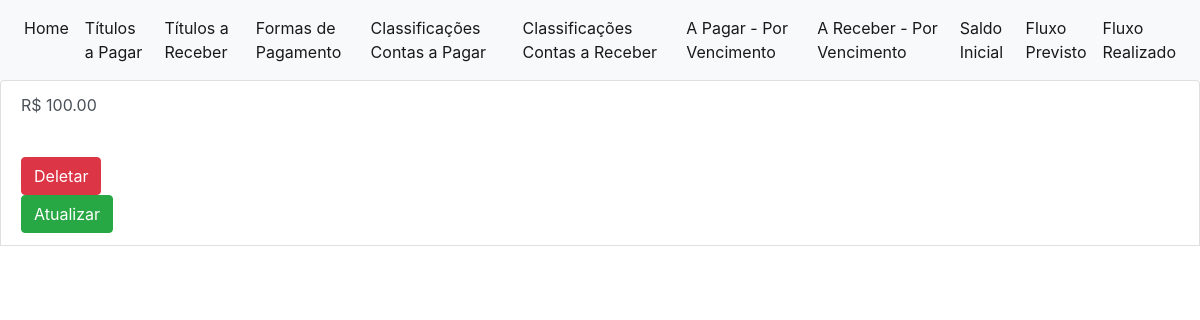
The app's page /saldoinicial/saldoinicial/, older data.
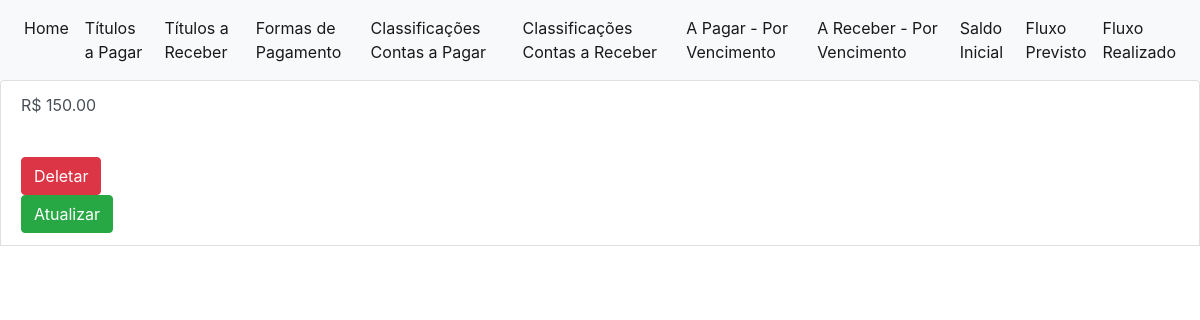
The same page, newer data.
### fluxocaixa/models.py (models this page shows, shortened)
class SaldoInicial(models.Model):
    valorinicial = models.DecimalField(max_digits=11, decimal_places=2)
    objects = SaldoInicialManager()

### fluxocaixa/views/vsaldoinicial.py (the view)
# urls.py: path('saldoinicial/saldoinicial/', vsaldoinicial.saldoinicial, name='saldoinicial'),
def saldoinicial(request):
    db_lista = SaldoInicial.objects.todos().values()
    payload = { 'lista' : list(db_lista) }
    template = loader.get_template('saldoinicial/listar.html')
    return HttpResponse(template.render(payload, request))

### fluxocaixa/models.py (called while the page is built)
    def todos(self):
        result = self.all()
        return result

### fluxocaixa/templates/saldoinicial/listar.html (shortened to what this page needs)
{% extends 'base.html' %}
{% block content %}
    {% if lista %}
		<ul class="list-group">
		{% for i in lista %}
			<li class="list-group-item list-group-item-action">
                <p>R$ {{ i.valorinicial }}</p>
                <br />
                <a class="btn btn-danger" href="/fluxo/saldoinicial/deletar/{{ i.id }}">Deletar</a>
                <br />
                <a class="btn btn-success" href="/fluxo/saldoinicial/atualizar/{{ i.id }}">Atualizar</a>
            </li>
            <br />
		{% endfor %}
        </ul>
	{% else %}
		<p>Nenhum saldo localizado para exibição.</p>
    {% endif %}
{% endblock %}

### fluxocaixa/templates/base.html (shortened to what this page needs)
{% load static %}
<!DOCTYPE html>
<html lang="pt-br">
<head>
    <link rel="stylesheet" href="https://stackpath.bootstrapcdn.com/bootstrap/4.5.2/css/bootstrap.min.css">
</head>
<body>
    <nav class="navbar navbar-expand-lg navbar-light bg-light">
        <div class="collapse navbar-collapse" id="navbarSupportedContent">
            <ul class="navbar-nav mr-auto">
                <li class="nav-item active"><a class="nav-link" href="{% url 'index' %}">Home</a></li>
                <li class="nav-item active"><a class="nav-link" href="{% url 'titulospagar' %}">Títulos a Pagar</a></li>
                <li class="nav-item active"><a class="nav-link" href="{% url 'titulosreceber' %}">Títulos a Receber</a></li>
                <li class="nav-item active"><a class="nav-link" href="{% url 'formaspgto' %}">Formas de Pagamento</a></li>
                <li class="nav-item active"><a class="nav-link" href="{% url 'classificacoespagar' %}">Classificações Contas a Pagar</a></li>
                <li class="nav-item active"><a class="nav-link" href="{% url 'classificacoesreceber' %}">Classificações Contas a Receber</a></li>
                <li class="nav-item active"><a class="nav-link" href="{% url 'relatorio_pagar' %}">A Pagar - Por Vencimento</a></li>
                <li class="nav-item active"><a class="nav-link" href="{% url 'relatorio_receber' %}">A Receber - Por Vencimento</a></li>
                <li class="nav-item active"><a class="nav-link" href="{% url 'saldoinicial' %}">Saldo Inicial</a></li>
                <li class="nav-item active"><a class="nav-link" href="/fluxo/relatoriofluxo/previsto">Fluxo Previsto</a></li>
                <li class="nav-item active"><a class="nav-link" href="/fluxo/relatoriofluxo/realizado">Fluxo Realizado</a></li>
            </ul>
        </div>
    </nav>
    <div>
        {% block content %}
        {% endblock %}
    </div>
</body>
</html>

Row changes from the older to the newer data that the page shows:
removed SaldoInicial: valorinicial "100.00"
added SaldoInicial: valorinicial "150.00"
